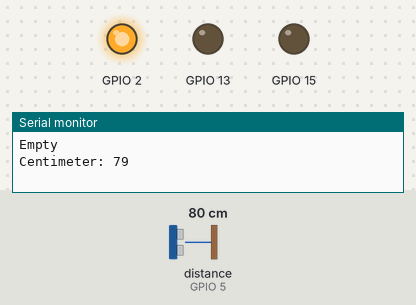
This sketch was run on a simulated ESP8266 (NodeMCU). On the bench: output pins drawn as LEDs (lit = HIGH, except the on-board LED, lit = LOW), the last lines printed to the serial monitor. Wiring (inferred from the names in the program): ultrasonic range finder: trigger GPIO 4; echo GPIO 5. The test bench sets the inputs (shaded band); at power-on: distance to the obstacle (sensor on GPIO 5) 80 cm. The echo pulse lasts 58.3 µs per cm; WiFi joins after 1.5 s; servers stay silent unless stated; pins used as bus, display or sensor lines are not drawn.

Above: at 3.0 s.
3.1 s: distance to the obstacle (sensor on GPIO 5) set to 11 cm
6.3 s: distance to the obstacle (sensor on GPIO 5) set to 8 cm
At 10.8 s:
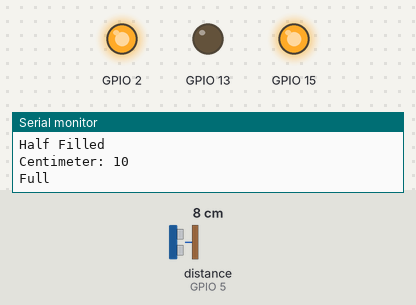
14.7 s: distance to the obstacle (sensor on GPIO 5) set to 18 cm
At 15.9 s:
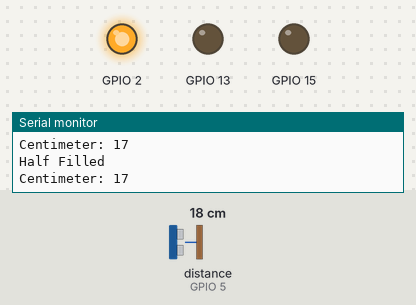
16.3 s: distance to the obstacle (sensor on GPIO 5) set to 2 cm
At 21.41 s:
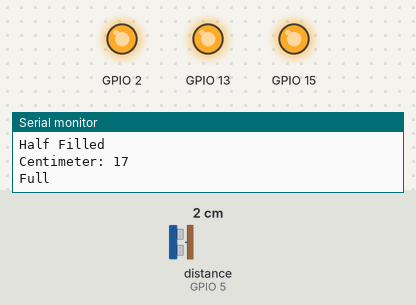
Timing chart, 0 to 21.5 s (numbered marks = the images above; inputs shaded):
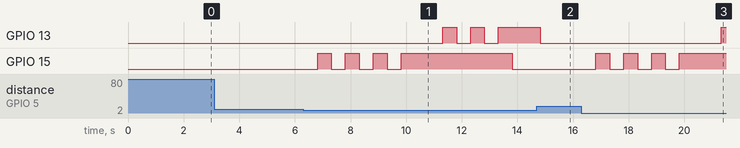

Measured:
- the behaviour switches between 10 and 9 cm on distance to the obstacle (sensor on GPIO 5) (found by bisection; images 0 and 1)
- after the input at 6.3 s, GPIO 13: alternates HIGH for 0.50 s and LOW for 0.50 s, 5 changes in all, then stays HIGH, starting after 5.0 s; GPIO 15: goes 3 × (HIGH 0.50 s, LOW 0.50 s), HIGH 4.0 s, then LOW, starting after 0.52 s
- after the input at 14.7 s, GPIO 13: HIGH → LOW after 0.12 s; GPIO 15: stays LOW (without the input it goes to HIGH after 0.12 s)
- after the input at 16.3 s, GPIO 13: LOW → HIGH after 5.0 s; GPIO 15: alternates HIGH for 0.50 s and LOW for 0.50 s, 7 changes in all, then stays HIGH, starting after 0.52 s

The sketch:

Dustb.ino
```cpp
#define BLYNK_PRINT Serial
#include <ESP8266WiFi.h>
#include <BlynkSimpleEsp8266.h>
//BlynkTimer timer;
char auth[] = "w7cfO8qnsb44wlitWTFN2Zo3K03XT_Vr";
char ssid[] = "Aaaa";
char pass[] = "11112222";
BlynkTimer timer;

#define TRIGGER 4 //d2

#define ECHO    5 //d1

void setup() {

  Serial.begin (9600);
  pinMode(13, OUTPUT);
  pinMode(15,OUTPUT);


  Blynk.begin(auth, ssid, pass);
  pinMode(TRIGGER, OUTPUT);
  pinMode(ECHO, INPUT);
  pinMode(BUILTIN_LED, OUTPUT);
  timer.setInterval(1000L, timerEvent);
}

void loop() {

  Blynk.run();
  timer.run();

};
void timerEvent(){

  long duration;
  long distance;
  digitalWrite(TRIGGER, LOW);
  delayMicroseconds(2);

  digitalWrite(TRIGGER, HIGH);
  delayMicroseconds(10);

  digitalWrite(TRIGGER, LOW);


  duration = pulseIn(ECHO, HIGH);
  distance = duration * 0.034 / 2;
  Blynk.virtualWrite(V0,distance);


  if(distance>=0 && distance<=8){
      digitalWrite(15, HIGH);

      delay(500);
    digitalWrite(15, LOW);

     delay(500);
    digitalWrite(15, HIGH);
      delay(500);
    digitalWrite(15, LOW);
     delay(500);
    digitalWrite(15, HIGH);
      delay(500);
    digitalWrite(15, LOW);
     delay(500);
    digitalWrite(15, HIGH);
      delay(500);
    digitalWrite(15, LOW);

      Serial.println("Full");
      Blynk.notify("Alert: Dustbin is Full !!");
          digitalWrite(15, HIGH);
      delay(500);
    digitalWrite(13, LOW);
     delay(500);
    digitalWrite(13, HIGH);
      delay(500);
    digitalWrite(13, LOW);
     delay(500);
    digitalWrite(13, HIGH);
      delay(500);
    digitalWrite(13, LOW);
     delay(500);
    digitalWrite(13, HIGH);
      delay(500);
    digitalWrite(15, LOW);


    }

    else if(distance>8 && distance<=25){
      Serial.println("Half Filled");
      digitalWrite(13, LOW);
    }


  else if (distance>30){
      Serial.println("Empty");

      digitalWrite(13, LOW);
};
  Serial.print("Centimeter: ");
  Serial.println(distance);

  delay(1000);
  }
```
